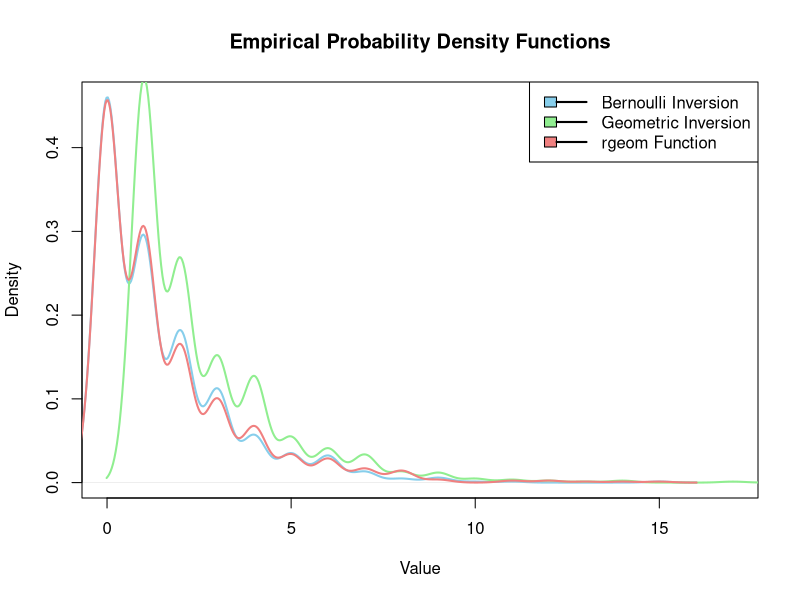

Here is the R script that generated this plot:
# Print the current random number generator
print(RNGkind())

# Set the random number generator to Wichmann-Hill
RNGkind(kind = "Wichmann-Hill")

# Print the current random number generator
print(RNGkind())

# Set the seed for reproducibility
set.seed(123) 

# Parameters
N <- 1000
p <- 0.4

#########################################################################################
# Function to generate geometrically distributed random variables using inversion method
generate_geometric <- function(N, p) {
  # Generate uniform random variables
  u <- runif(N)
  # Inversion method
  return(ceiling(log(1 - u) / log(1 - p)))
}

# Generate geometrically distributed random variables using the inversion method
geo_samples_Inverse <- generate_geometric(N, p)

########################################################################################
# Simulate Bernoulli trials
bernoulli_trials <- rbinom(N, size = 1, prob = p)

# Initialize vector to store geometrically distributed random variables
geo_samples_Bernouli <- integer(N)

# Simulate geometrically distributed random variables using the Bernoulli trials
for (i in 1:N) {
  # Count the number of failures until the first success
  num_failures <- 0
  while (bernoulli_trials[i] == 0) {
    num_failures <- num_failures + 1
    bernoulli_trials[i] <- rbinom(1, size = 1, prob = p)
  }
  # Store the number of failures as the geometric variable
  geo_samples_Bernouli[i] <- num_failures
}

###############################################################################################
# Simulate geometrically distributed random variables using rgeom function
geo_samples_Rgeom <- rgeom(N, prob = p)

##############################################################################################
# Display the simulated geometrically distributed random variables
print(geo_samples_Bernouli)
print(geo_samples_Inverse)
print(geo_samples_Rgeom)

# Plot density lines for all three datasets in one plot
plot(density(geo_samples_Bernouli), col = "skyblue", lwd = 2, main = "Empirical Probability Density Functions", xlab = "Value", ylab = "Density", xlim = c(0, max(c(geo_samples_Bernouli, geo_samples_Inverse, geo_samples_Rgeom))))
lines(density(geo_samples_Inverse), col = "lightgreen", lwd = 2)
lines(density(geo_samples_Rgeom), col = "lightcoral", lwd = 2)
# Add legend
legend("topright", legend = c("Bernoulli Inversion", "Geometric Inversion", "rgeom Function"), fill = c("skyblue", "lightgreen", "lightcoral"), lwd = 2)


#switch  to defualt method
RNGkind(kind = "Mersenne-Twister")
print(RNGkind())